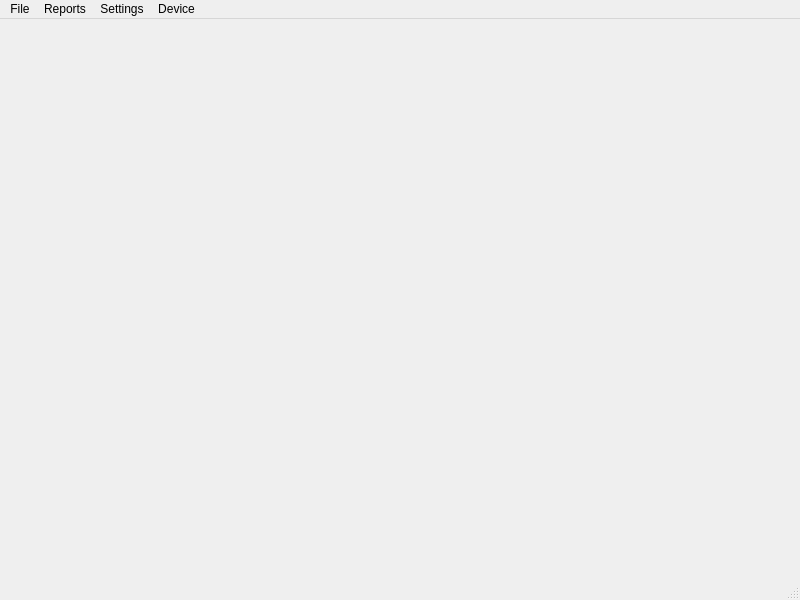
<?xml version="1.0" encoding="UTF-8"?>
<ui version="4.0">
 <class>MainWindow</class>
 <widget class="QMainWindow" name="MainWindow">
  <property name="geometry">
   <rect>
    <x>0</x>
    <y>0</y>
    <width>800</width>
    <height>600</height>
   </rect>
  </property>
  <property name="windowTitle">
   <string>MainWindow</string>
  </property>
  <widget class="QWidget" name="centralwidget"/>
  <widget class="QMenuBar" name="menubar">
   <property name="geometry">
    <rect>
     <x>0</x>
     <y>0</y>
     <width>800</width>
     <height>22</height>
    </rect>
   </property>
   <widget class="QMenu" name="menuFile">
    <property name="title">
     <string>File</string>
    </property>
    <addaction name="action_New_cofig"/>
    <addaction name="separator"/>
    <addaction name="actionOpen_config"/>
   </widget>
   <widget class="QMenu" name="menuReports">
    <property name="title">
     <string>Reports</string>
    </property>
   </widget>
   <widget class="QMenu" name="menuSettings">
    <property name="title">
     <string>Settings</string>
    </property>
    <widget class="QMenu" name="menuFInd_Device">
     <property name="title">
      <string>Find Device</string>
     </property>
     <addaction name="actionNew_Device"/>
     <addaction name="separator"/>
     <addaction name="actionMobile_Device"/>
    </widget>
    <addaction name="menuFInd_Device"/>
    <addaction name="separator"/>
    <addaction name="actionDoc"/>
   </widget>
   <widget class="QMenu" name="menudevice">
    <property name="title">
     <string>Device</string>
    </property>
    <addaction name="actionupload_confing"/>
   </widget>
   <addaction name="menuFile"/>
   <addaction name="menuReports"/>
   <addaction name="menuSettings"/>
   <addaction name="menudevice"/>
  </widget>
  <widget class="QStatusBar" name="statusbar"/>
  <action name="action_New_cofig">
   <property name="icon">
    <iconset>
     <normalon>../../../../Downloads/BlackArch_logo.png</normalon>
    </iconset>
   </property>
   <property name="text">
    <string>&amp;New config</string>
   </property>
   <property name="shortcut">
    <string>Ctrl+N</string>
   </property>
  </action>
  <action name="actionOpen_config">
   <property name="text">
    <string>Open config</string>
   </property>
   <property name="shortcut">
    <string>Ctrl+O</string>
   </property>
  </action>
  <action name="actionClose">
   <property name="text">
    <string>Close</string>
   </property>
  </action>
  <action name="actionNew_Device">
   <property name="text">
    <string>New Device</string>
   </property>
  </action>
  <action name="actionMobile_Device">
   <property name="text">
    <string>Mobile Device</string>
   </property>
  </action>
  <action name="actionDoc">
   <property name="text">
    <string>&amp;Doc</string>
   </property>
  </action>
  <action name="actionupload_confing">
   <property name="text">
    <string>upload confing</string>
   </property>
   <property name="shortcut">
    <string>Ctrl+Alt+U</string>
   </property>
  </action>
 </widget>
 <resources/>
 <connections/>
</ui>
